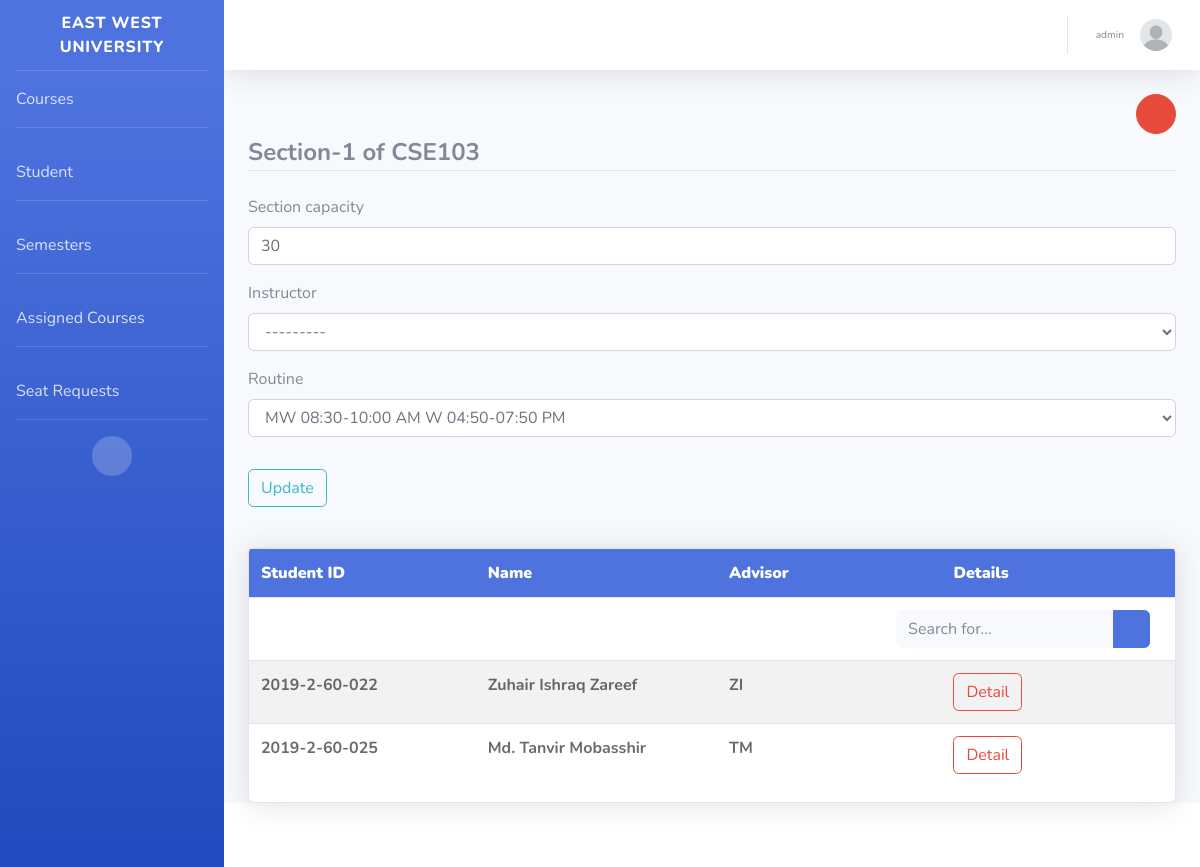
The app's page /section-detail/1CSE1031 (signed in) with its own data.
### advising_portal/models.py (models this page shows, shortened)
class Faculty(models.Model):
    GENDERS = (
        (MALE, MALE),
        (FEMALE, FEMALE),
        (OTHER, OTHER)
    )
    faculty_id = models.CharField(max_length=100, primary_key=True)
    name = models.CharField(max_length=30)
    initials = models.CharField(max_length=10)
    profile_picture = models.ImageField(default='default.jpg', upload_to=image_directory_path, storage=image_storage)
    gender = models.CharField(max_length=10, choices=GENDERS, default=MALE)
    date_of_birth = models.DateField(null=True)
    address = models.CharField(max_length=30)
    username = models.OneToOneField(User, on_delete=models.SET_NULL, null=True)
    created_at = models.DateTimeField(default=timezone.now)
    created_by = models.ForeignKey(User, on_delete=models.SET_NULL, null=True, related_name='faculty_creator')
    updated_at = models.DateTimeField(null=True)
    updated_by = models.ForeignKey(User, on_delete=models.SET_NULL, null=True, related_name='faculty_updater')
    history = HistoricalRecords()
    def __str__(self):
        return self.initials

class Course(models.Model):
    course_id = models.CharField(max_length=100, primary_key=True)
    course_code = models.CharField(max_length=10)
    course_title = models.CharField(max_length=50)
    department = models.ForeignKey(Department, on_delete=models.SET_NULL, null=True, related_name='related_department')
    prerequisite_course = models.ForeignKey('self', on_delete=models.SET_NULL, null=True, related_name='related_prerequisite_course')
    credit = models.FloatField()
    created_at = models.DateTimeField(default=timezone.now)
    created_by = models.ForeignKey(User, on_delete=models.SET_NULL, null=True, related_name='related_created_by')
    semester = models.ForeignKey(Semester, on_delete=models.SET_NULL, null=True, related_name='related_semester')
    history = HistoricalRecords()
    class Meta:
        ordering = ['course_code']

class Section(models.Model):
    section_id = models.CharField(max_length=100, primary_key=True)
    section_no = models.PositiveIntegerField(default=1)
    section_capacity = models.PositiveIntegerField(default=0)
    total_students = models.PositiveIntegerField(default=0)
    instructor = models.ForeignKey(Faculty, on_delete=models.SET_NULL, null=True)
    routine = models.ForeignKey(WeekSlot, on_delete=models.SET_NULL, null=True)
    course = models.ForeignKey(Course, on_delete=models.SET_NULL, null=True, related_name='section_by_course', related_query_name='section_course')
    created_at = models.DateTimeField(default=timezone.now)
    created_by = models.ForeignKey(User, on_delete=models.SET_NULL, null=True, related_name='section_creator')
    updated_at = models.DateTimeField(default=timezone.now)
    updated_by = models.ForeignKey(User, on_delete=models.SET_NULL, null=True, related_name='section_updater')
    history = HistoricalRecords()

class WeekSlot(models.Model):
    routine_id = models.CharField(max_length=100, primary_key=True)
    def __str__(self):
        get_time_slots = Routine.objects.filter(
            routine_slot_id=self.routine_id
        ).values('time_slot_id').distinct()
        routines = {}
        for routine in get_time_slots:
            time_slot = TimeSlot.objects.get(time_slot_id=routine['time_slot_id'])
            time_part = str(time_slot)[2:]
            day_part = str(time_slot)[0]
            if time_part not in routines:
                routines[time_part] = day_part
            else:
                routines[time_part] += day_part
        routine_str = ''
        for time, day in routines.items():
            routine_str += f'{day} {time} \n'
        return routine_str

class Student(models.Model):
    GENDERS = (
        (MALE, MALE),
        (FEMALE, FEMALE),
        (OTHER, OTHER)
    )
    student_id = models.CharField(max_length=100, primary_key=True)
    name = models.CharField(max_length=30)
    advisor = models.ForeignKey(Faculty, on_delete=models.SET_NULL, null=True)
    profile_picture = models.ImageField(default='default.jpg', upload_to=image_directory_path, storage=image_storage)
    date_of_birth = models.DateField(null=True)
    address = models.CharField(max_length=30)
    gender = models.CharField(max_length=10, choices=GENDERS, default=MALE)
    username = models.OneToOneField(User, on_delete=models.SET_NULL, null=True)
    created_at = models.DateTimeField(default=timezone.now)
    created_by = models.ForeignKey(User, on_delete=models.SET_NULL, null=True, related_name='student_creator')
    updated_at = models.DateTimeField(null=True)
    updated_by = models.ForeignKey(User, on_delete=models.SET_NULL, null=True, related_name='student_updater')
    history = HistoricalRecords()

### users/decorators.py (the view)
        def wrapper_func(request, *args, **kwargs):
            group = None
            if request.user.groups.exists():
                group = request.user.groups.all()[0].name
            if group in allowed_roles:
                return view_func(request, *args, **kwargs)
            else:
                return render(request, 'advising_portal/401.html')

### advising_portal/forms.py
class UpdateSectionForm(forms.ModelForm):
    class Meta:
        model = Section
        fields = ('section_capacity', 'instructor', 'routine')
    def __init__(self, *args, **kwargs):
        super(UpdateSectionForm, self).__init__(*args, **kwargs)
        self.fields['section_capacity'].required = False
        self.fields['instructor'].required = False
        self.fields['routine'].required = False

### advising_portal/models.py (called while the page is built)
    def __str__(self):
        time_visual_format = f'{self.day} {self.start_time.strftime("%I:%M %p")}-{self.end_time.strftime("%I:%M %p")}'
        if time_visual_format[8:10] == time_visual_format[17:19]:
            time_visual_format = time_visual_format[:7] + time_visual_format[10:19]
        return time_visual_format

### advising_portal/templatetags/custom_tags.py (called while the page is built)
@register.filter(name='has_group')
def has_group(user, group_name):
    return user.groups.filter(name=group_name).exists()

### advising_portal/templates/advising_portal/section_detail.html (shortened to what this page needs)
{% extends "advising_portal/base.html" %}
{% load crispy_forms_tags %}
{% block content %}
    <div align="right">
        <button class="btn btn-danger btn-circle" type="submit" data-toggle="modal" data-target="#custom-delete-modal-id"><i class="fas fa-trash"></i></button>
    </div>
    <div class="content-section">
        <form method="POST">
            <fieldset class="form-group">
                <legend class="border-bottom mb-4"><strong>Section-{{ section_no }} of {{ course_code }}</strong></legend>
                {{ form|crispy }}
            </fieldset>
            <div class="form-group">
                <button class="btn btn-outline-info" type="submit">Update</button>
            </div>
        </form>
    </div>
    <div class="table-responsive card shadow custom-left-table-align">
        <table id="myTable" class="table table-striped">
            <tbody>
            <tr>
                <th class="col-md-1"><b>Student ID</b></th>
                <th class="col-md-1"><b>Name</b></th>
                <th class="col-md-1"><b>Advisor</b></th>
                <th class="col-md-1"><b>Details</b></th>
            </tr>
            <tr>
                <td colspan="4" align="right">
                    <form
                            class="d-none d-sm-inline-block form-inline mr-auto ml-md-3 my-2 my-md-0 mw-100 navbar-search">
                        <div class="input-group custom-search-align">
                            <input type="text" id="myInput" onkeyup="table_search(4)"
                                   class="form-control bg-light border-0 small" placeholder="Search for..."
                                   aria-label="Search" aria-describedby="basic-addon2">
                            <div class="input-group-append">
                                <button class="btn btn-primary" type="button">
                                    <i class="fas fa-search fa-sm"></i>
                                </button>
                            </div>
                        </div>
                    </form>
                </td>
            </tr>
            {% for student in students %}
                <tr>
                    <td class="col-md-1">{{ student.student_id }}</td>
                    <td class="col-md-1">{{ student.name }}</td>
                    <td class="col-md-1">{{ student.advisor }}</td>
                    <td class="col-md-1">
                        <button class="btn btn-outline-danger" type="submit">
                            Detail
                        </button>
                    </td>
                </tr>
            {% endfor %}
            </tbody>
        </table>
    </div>
{% endblock content %}

### advising_portal/templates/advising_portal/base.html (shortened to what this page needs)
{% load static %}
{% load custom_tags %}
<!DOCTYPE html>
<html lang="en">
<head>
    <link href="{% static 'advising_portal/requirements/fontawesome-free/css/all.min.css' %}" rel="stylesheet" type="text/css">
    <link href="{% static 'advising_portal/css/basic.min.css' %}" rel="stylesheet">
    <link href="{% static 'advising_portal/css/my_css.css' %}" rel="stylesheet">
</head>
<body id="page-top">
<div id="wrapper">
    <ul class="navbar-nav bg-gradient-primary sidebar sidebar-dark accordion" id="accordionSidebar">
        <a class="sidebar-brand d-flex align-items-center justify-content-center" href="{% url 'student-panel-home' %}">
            <div class="sidebar-brand-text mx-3">East West University</div>
        </a>
        <hr class="sidebar-divider my-0">
        {% if user|has_group:"student" %}
            <li class="nav-item">
                <a class="nav-link" href="{% url 'student-panel-portal' 'recommended' %}">
                    Advising
                </a>
            </li>
            <hr class="sidebar-divider">
            <li class="nav-item">
                <a class="nav-link" href="{% url 'student-panel-advised-courses' %}">
                    Advised Courses
                </a>
            </li>
            <hr class="sidebar-divider">
            <li class="nav-item">
                <a class="nav-link" href="{% url 'student-panel-request-section-list-view' %}">
                    Seat Request
                </a>
            </li>
            <hr class="sidebar-divider">
            <li class="nav-item">
                <a class="nav-link" href="{% url 'student-panel-grade-report' %}">
                    Grade Report
                </a>
            </li>
            <hr class="sidebar-divider d-none d-md-block">
        {% else %}
            <li class="nav-item">
                <a class="nav-link" href="{% url 'faculty-panel-course-list' %}">
                    Courses
                </a>
            </li>
            <hr class="sidebar-divider">
            <li class="nav-item">
                <a class="nav-link" href="{% url 'faculty-panel-student-list' %}">
                    Student
                </a>
            </li>
            <hr class="sidebar-divider">
            <li class="nav-item">
                <a class="nav-link" href="{% url 'faculty-panel-semester-list' %}">
                    Semesters
                </a>
            </li>
            <hr class="sidebar-divider">
            <li class="nav-item">
                <a class="nav-link" href="{% url 'faculty-panel-assigned-sections' %}">
                    Assigned Courses
                </a>
            </li>
            <hr class="sidebar-divider">
            <li class="nav-item">
                <a class="nav-link" href="{% url 'faculty-panel-section-request-list' %}">
                    Seat Requests
                </a>
            </li>
            <hr class="sidebar-divider">
        {% endif %}
        <div class="text-center d-none d-md-inline">
            <button class="rounded-circle border-0" id="sidebarToggle"></button>
        </div>
    </ul>
    <div id="content-wrapper" class="d-flex flex-column">
        <div id="content">
            <nav class="navbar navbar-expand navbar-light bg-white topbar mb-4 static-top shadow">
                <ul class="navbar-nav ml-auto">
                    <li class="nav-item dropdown no-arrow">
                        <a class="nav-link dropdown-toggle" href="#" id="userDropdown" role="button"
                           data-toggle="dropdown" aria-haspopup="true" aria-expanded="false">
                            <span class="mr-2 d-none d-lg-inline text-gray-600 small">
                                    {% if user|has_group:"student" %}
                                        <span class="mr-2 d-none d-lg-inline text-gray-600 small">{{ user.student.name }}</span>
                                    {% else %}
                                        <span class="mr-2 d-none d-lg-inline text-gray-600 small">{{ user.faculty.name }}</span>
                                    {% endif %}
                                </span>
                            {% if user|has_group:"student" %}
                                <img class="img-profile rounded-circle" src="{{ user.student.profile_picture.url }}">
                            {% else %}
                                <img class="img-profile rounded-circle" src="{{ user.faculty.profile_picture.url }}">
                            {% endif %}
                        </a>
                    </li>
                </ul>
            </nav>
            <div class="container-fluid">
                {% block content %}{% endblock %}
            </div>
        </div>
        <footer class="sticky-footer bg-white">
        </footer>
    </div>
</div>
</body>
</html>

### advising_portal/static/advising_portal/css/my_css.css (style rules this page uses)
.custom-search-align { padding-right: 13px; }
.custom-left-table-align { margin-top: 40px; }
.custom-left-table-align th { background-color: #4e73df; color: #ffffff; }
.custom-left-table-align td { color: rgba(0, 0, 0, 0.58); font-weight: bold; }

### records on screen
Course: course_code "CSE103"
Section: section_capacity "30", instructor "---------"
WeekSlot: routine "MW 08:30-10:00 AM W 04:50-07:50 PM"
Student: student_id "2019-2-60-022", name "Zuhair Ishraq Zareef", advisor "ZI"
Student: student_id "2019-2-60-025", name "Md. Tanvir Mobasshir", advisor "TM"

### other values on screen
{{ user.faculty.name }} "admin"
{{ section_no }} "1"
